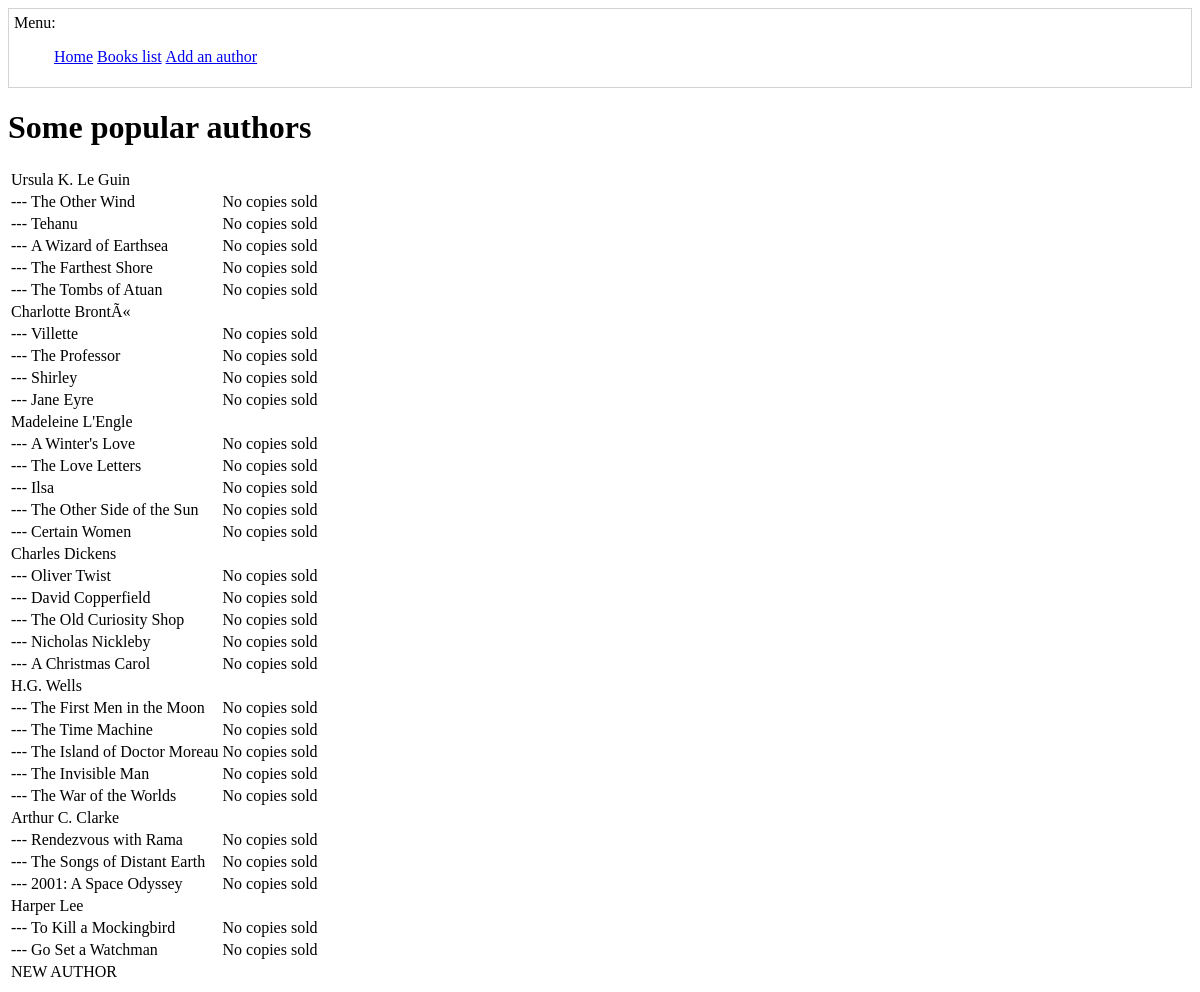
/books, run on the app's committed database.
### 08 Forms/models.py (models this page shows)
class Author(db.Model):
    __tablename__ = 'author'
    id = db.Column(db.Integer, primary_key=True)
    name = db.Column(db.String)
    year_of_birth = db.Column(db.Integer)

class Book(db.Model):
    __tablename__ = 'book'
    id = db.Column(db.Integer, primary_key=True)
    title = db.Column(db.String)
    year_of_publication = db.Column(db.Integer)
    author_id = db.Column(db.Integer, db.ForeignKey('author.id'))
    author = db.relationship(Author)
    copies_sold = db.Column(db.Integer, default=0)

### 08 Forms/app.py (the view)
@app.route('/books')
def list_books():
    books_by_author = {
        author: Book.query.filter(Book.author == author)
        for author in Author.query.all()
    }
    return render_template('books.html', authors=Author.query.all(), books_by_author=books_by_author)

### 08 Forms/templates/books.html (shortened to what this page needs)
{% extends "base.html" %}
{% block body %}
    <h1>Some popular authors</h1>
    <table>
        {% for author in authors %}
            <tr>
                <td colspan="3">
                    {{ author.name }}
                </td>
            </tr>
            {% for book in books_by_author[author] %}
                <tr><td>---</td>
                    <td>
                        {{ book.title}}
                    </td>
                    <td>
                        {% if book.copies_sold %}
                            {{ book.copies_sold}}
                        {% else %}
                            No
                        {% endif %}
                        copies sold
                    </td>
                </tr>
            {% endfor %}
        {% endfor %}
    </table>
{% endblock %}

### 08 Forms/templates/base.html (shortened to what this page needs)
<html>
        <link rel="stylesheet" type="text/css" href="{{ url_for('static', filename='main.css') }}">
    <body>
        <div id="menu">
            <p>Menu:</p>
            <ul>
                <li><a href="/">Home</a></li>
                <li><a href="/books">Books list</a></li>
                <li><a href="/new_author">Add an author</a></li>
            </ul>
        </div>
        {% block body %}
        {% endblock %}
    </body>
</html>

### 08 Forms/static/main.css (style rules this page uses)
#menu { border: 1px solid lightgray; padding: 5px; }
#menu li { list-style-type: none; display: inline; }
#menu p { display: inline; }

### data on the page
Author: name "Ursula K. Le Guin"
Book: title "The Other Wind", shows "No"
Book: title "Tehanu", shows "No"
Book: title "A Wizard of Earthsea", shows "No"
Book: title "The Farthest Shore", shows "No"
Book: title "The Tombs of Atuan", shows "No"
Author: name "Charlotte BrontÃ«"
Book: title "Villette", shows "No"
Book: title "The Professor", shows "No"
Book: title "Shirley", shows "No"
Book: title "Jane Eyre", shows "No"
Author: name "Madeleine L'Engle"
Book: title "A Winter's Love", shows "No"
Book: title "The Love Letters", shows "No"
Book: title "Ilsa", shows "No"
Book: title "The Other Side of the Sun", shows "No"
Book: title "Certain Women", shows "No"
Author: name "Charles Dickens"
Book: title "Oliver Twist", shows "No"
Book: title "David Copperfield", shows "No"
Book: title "The Old Curiosity Shop", shows "No"
Book: title "Nicholas Nickleby", shows "No"
Book: title "A Christmas Carol", shows "No"
Author: name "H.G. Wells"
Book: title "The First Men in the Moon", shows "No"
Book: title "The Time Machine", shows "No"
Book: title "The Island of Doctor Moreau", shows "No"
Book: title "The Invisible Man", shows "No"
Book: title "The War of the Worlds", shows "No"
Author: name "Arthur C. Clarke"
Book: title "Rendezvous with Rama", shows "No"
Book: title "The Songs of Distant Earth", shows "No"
Book: title "2001: A Space Odyssey", shows "No"
Author: name "Harper Lee"
Book: title "To Kill a Mockingbird", shows "No"
Book: title "Go Set a Watchman", shows "No"
Author: name "NEW AUTHOR"
